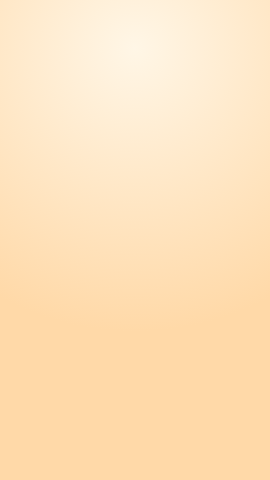
#> input picture art/export/bg/bg_ground.png, 270 x 480 px
$ python -i model-gen.py   (imports and definitions only)
#> lines starting #> are read from the running program, lines starting #| are printed output that depends on the picture
#!/usr/bin/env python3
# GENERATED by PrototypeFramework 0.4.2 from Documentation~/agent/tools/model-gen.py — do not edit here. Change it in the framework repo, then run Framework/Agent Docs/Sync (editor) or Tools/Build/pf-build.sh agentdocs.
# /// script
# requires-python = ">=3.9"
# dependencies = ["pillow"]
# ///
"""model-gen — a 3D model no design package supplies: an orthographic blueprint first, then a
Blender-built model authored against it.

The 3D sibling of `Tools/pf/asset-gen.py`, whose `codex exec` door it reuses. When to reach for it,
and what to do with the result: the `pf-model-gen` skill.

    python3 Tools/pf/model-gen.py blueprint        <request.json> [--variants N] [--dry-run]
    python3 Tools/pf/model-gen.py select-blueprint <request.json> <variant>
    python3 Tools/pf/model-gen.py build            <request.json> [--variants N] [--rounds N] [--dry-run]
    python3 Tools/pf/model-gen.py select           <request.json> <variant> [--round K] [--force]
    python3 Tools/pf/model-gen.py rebuild          <request.json>
    python3 Tools/pf/model-gen.py status           [<request.json>...] [--under DIR] [--md OUT]

  blueprint         Codex's built-in image_gen draws a 2x2 orthographic sheet (FRONT, RIGHT / BACK,
                    TOP) of the request's subject at its size and in its palette, once per variant.
                    Every variant is measured: four views, none crossing its cell, each view's
                    proportions against the requested size, one scale across the views.
  select-blueprint  Promote one variant to `<out>/blueprint.png` (+ `.gen.json`, status
                    pending-user-review). A person approving it is the model's design sign-off.
  build             Codex (read-only, no workspace) writes a Blender Python script against the selected
                    blueprint. The TOOL runs it in Blender headless (`model-gen-blender.py`), checks the
                    result (bounding box, pivot, triangle budget, palette materials, named parts),
                    exports FBX, renders the blueprint's four views and scores each silhouette against
                    the blueprint; the comparison goes back to Codex for the next round. One chain of
                    rounds per variant, chains in parallel.
  select            Promote a variant's best passing round to `<out>/`: build.py (the source),
                    `<id>.fbx`, views.png, hero.png, compare.png, model.gen.json (status
                    pending-user-review). --force takes a round that failed a check.
  rebuild           Re-run Blender on the committed `<out>/build.py`, after a hand edit or a harness
                    change. The script is deterministic, so the geometry is too; FBX bytes still differ
                    by the exporter's timestamp.
  status            One row per request: blueprint and model state, and whether the committed files
                    still match their provenance. --under keeps requests whose `out` is inside DIR;
                    --md writes the table (a design package's MODELS.md).

The DATA is the SKU's own, under `Tools/ModelGen/` (`MODELGEN_ROOT`), as `Tools/AssetGen/` is to
asset-gen: `requests/<id>.json` (reviewable), the selected files wherever a request's `out` points,
and `candidates/` (scratch, git-ignored by the tool itself).

What a generation is NOT:
  * deterministic. Neither the blueprint nor the script comes back the same twice, so the selected
    files are committed SOURCE and nothing regenerates them in CI. `rebuild` re-runs the committed
    script; it never asks a model again.
  * a finished decision. Both selections carry `status: pending-user-review` until a person
    approves them.
  * an import. Nothing is written under `Assets/`: importing the FBX (scale 1, materials remapped
    by their `M_<key>` names) is the consuming story's job.

Why the model only writes text: given write access, a model post-processes its own output without
saying so (asset-gen saw a silent `sips` resize). So Codex runs `-s read-only` from a temporary
directory outside the repo, its script comes back in its reply, and the tool screens it (imports,
builtins and bpy entry points outside geometry are refused) before Blender ever runs it.

Exit codes (CliConventions): 0 ok · 1 drift (no variant passed its checks; a committed file no longer
matches its provenance) · 2 error.

Request (`schema: model-gen-request/v1`), repo-relative paths:
    id           one path segment
    subject      what the model is, in a sentence or two: the blueprint prompt and the author brief
    size         {"width", "height", "length"} metres, the OVERALL bounding box (mirrors, bumpers and
                 wheels included). Unity axes: width = X, height = Y, length = Z (the front faces +Z)
    palette      {"key": "RRGGBB", ...}: the only colours; materials come out as M_<key>
    max_tris     the triangle budget, counted after bevels
    parts        optional [{"name", "note"}]: objects that must stay separate (they move) under exactly
                 these names, origin at their pivot
    references   optional [{"path", "role"}]: approved art the look follows (style only)
    notes        optional modelling guidance for both stages
    hero         optional {"pitch", "yaw"} degrees for the 3/4 render (default 30, 35)
    out          the directory `select-blueprint` and `select` write into
    consumer     optional: the story or file that imports the FBX (recorded)

Environment: MODELGEN_ROOT (default `Tools/ModelGen`, resolved from this script's location), BLENDER_BIN
(default: Blender.app on macOS, else `blender` on PATH), MODELGEN_MODEL (default: Codex's own),
MODELGEN_EFFORT (default medium), MODELGEN_TIMEOUT_S (default 900, per Codex call),
MODELGEN_BLENDER_TIMEOUT_S (default 300), MODELGEN_IOU_TARGET (default 0.88: a chain stops early once
every check passes at this mean silhouette match). The blueprint call is an asset-gen call: ASSETGEN_*
apply. Needs network: run it unsandboxed. A build takes minutes per round: run it in the background.
"""

import argparse
import ast
import concurrent.futures
import datetime
import importlib.util
import json
import os
import re
import shutil
import subprocess
import sys
import tempfile
import time
from pathlib import Path

HERE = Path(__file__).resolve().parent
ROOT = HERE.parent.parent
DATA = Path(os.environ.get("MODELGEN_ROOT", HERE.parent / "ModelGen")).resolve()
REQUESTS = DATA / "requests"
CANDIDATES = DATA / "candidates"
HARNESS = HERE / "model-gen-blender.py"

EXIT_OK, EXIT_DRIFT, EXIT_ERROR = 0, 1, 2
VIEWS = ("front", "right", "back", "top")  # the blueprint's cells, row by row
EXPECT = {"front": ("width", "height"), "right": ("length", "height"),
          "back": ("width", "height"), "top": ("width", "length")}
MASK_PX = 256
ASPECT_TOL = 0.15   # a blueprint view's proportions against the requested size
SCALE_TOL = 0.15    # the same extent measured in two views (a warning only)
ALLOWED_IMPORTS = {"bpy", "bmesh", "math", "mathutils"}
REFUSED_NAMES = {"open", "exec", "eval", "compile", "__import__", "globals", "locals", "vars",
                 "getattr", "setattr", "delattr", "input", "breakpoint", "exit", "quit", "help"}
REFUSED_CHAINS = ("bpy.ops", "bpy.app", "bpy.utils", "bpy.data.libraries", "bpy.data.texts", "bpy.data.images",
                  "bpy.data.materials", "bpy.context.preferences")


def _load_asset_gen():
    spec = importlib.util.spec_from_file_location("asset_gen", HERE / "asset-gen.py")
    module = importlib.util.module_from_spec(spec)
    spec.loader.exec_module(module)
    return module


# [1 line that did not run here, left out]


def die(msg):
    print(f"[model-gen] ERROR: {msg}", file=sys.stderr)
    sys.exit(EXIT_ERROR)


def say(msg):
    print(f"[model-gen] {msg}", flush=True)


def sha256(path):
    return ASSET_GEN.sha256(path)


def now():
    return datetime.datetime.now(datetime.timezone.utc).strftime("%Y-%m-%dT%H:%M:%SZ")


# [41 lines left out: functions rel, load_request, not called in this run]


def out_dir(req):
    return ROOT / req["out"]


def palette_lines(req):
    return "\n".join(f"- `{k}` = #{v.lstrip('#').upper()}" for k, v in req["palette"].items())


def size_line(req):
    s = req["size"]
    return f"{s['width']:g} m wide × {s['height']:g} m tall × {s['length']:g} m long"


def parts_lines(req):
    return "\n".join(f"- `{p['name']}`: {p.get('note', 'separate object, origin at its pivot')}"
                     for p in req.get("parts", [])) or "- none required"


# ── stage 1: the blueprint ──────────────────────────────────────────────────────────────────────


# [34 lines left out: function blueprint_prompt, not called in this run]


def bg_colour(im):
    """The colour of the image's outer 2% border: per channel, the median of the four strips' medians."""
    from PIL import ImageStat
    w, h = im.size
    m = max(2, min(w, h) // 50)
    strips = [im.crop(box).convert("RGB") for box in ((0, 0, w, m), (0, h - m, w, h), (0, 0, m, h), (w - m, 0, w, h))]
    medians = [ImageStat.Stat(strip).median for strip in strips]
    return tuple(sorted(md[c] for md in medians)[2] for c in range(3))


def fill_holes(mask):
    """Subject = everything the border cannot reach through background, so enclosed gaps count."""
    from PIL import Image, ImageDraw
    padded = Image.new("L", (mask.width + 2, mask.height + 2), 0)
    padded.paste(mask, (1, 1))
    padded = padded.point(lambda v: 0 if v else 255)  # background 255, subject 0
    ImageDraw.floodfill(padded, (0, 0), 128)
    return padded.crop((1, 1, mask.width + 1, mask.height + 1)).point(lambda v: 0 if v == 128 else 255)


def sheet_mask(cell, bg, tol=40):
    from PIL import Image, ImageChops
    small = cell.convert("RGB").resize((MASK_PX, MASK_PX), Image.BILINEAR)
    r, g, b = ImageChops.difference(small, Image.new("RGB", small.size, bg)).split()
    far = ImageChops.lighter(ImageChops.lighter(r, g), b).point(lambda v: 255 if v > tol else 0)
    return fill_holes(far)


# [5 lines left out: function render_mask, not called in this run]


def cells(im):
    w, h = im.size
    boxes = [(0, 0, w // 2, h // 2), (w // 2, 0, w, h // 2), (0, h // 2, w // 2, h), (w // 2, h // 2, w, h)]
    return [(view, im.crop(box)) for view, box in zip(VIEWS, boxes)]


def touches_edge(box, px=MASK_PX):
    return box[0] <= 1 or box[1] <= 1 or box[2] >= px - 1 or box[3] >= px - 1


def isolate_subject(mask):
    """(subject mask, the largest part touches the cell edge, spill count). A neighbouring view that
    strays across the grid line arrives as a separate edge-touching part: it is dropped, not measured."""
    from PIL import Image, ImageChops, ImageDraw
    work = mask.copy()
    pixels = work.load()
    parts, label = [], 1
    for y in range(work.height):
        for x in range(work.width):
            if pixels[x, y] == 255 and label < 255:
                ImageDraw.floodfill(work, (x, y), label)
                part = work.point(lambda v, lab=label: 255 if v == lab else 0)
                parts.append((part.histogram()[255], part.getbbox(), part))
                label += 1
    if not parts:
        return mask, False, 0
    parts.sort(key=lambda p: -p[0])
    largest = parts[0]
    keep = [largest] + [p for p in parts[1:] if not touches_edge(p[1])]
    subject = Image.new("L", mask.size, 0)
    for _, _, part in keep:
        subject = ImageChops.lighter(subject, part)
    return subject, touches_edge(largest[1]), len(parts) - len(keep)


def sheet_masks(png, notes=None):
#> called with png = '../../art/export/bg/bg_ground.png'
    from PIL import Image
    with Image.open(png) as im:
#> im is the input picture: PIL image 270x480 RGBA; mean R, G, B, A 255, 226.2, 187.8, 255
        im = im.convert("RGB")
#> im: PIL image 270x480 RGB
        bg = bg_colour(im)
#> in bg_colour, `strips = [im.crop(box).convert("RGB") for box in ((0, 0, w, m), (0, h ..`: strips = 4 items
#> in bg_colour, `medians = [ImageStat.Stat(strip).median for strip in strips]`: medians = [[255, 238, 212], [255, 217, 168], [255, 222, 179], [255, 222, 179]]
#> bg = (255, 222, 179)
        masks = {}
        for view, cell in cells(im):
#> in cells, `w, h = im.size`: w = 270; h = 480
#> in cells, `boxes = [(0, 0, w // 2, h // 2), (w // 2, 0, w, h // 2), (0, h // 2, w..`: boxes = [(0, 0, 135, 240), (135, 0, 270, 240), (0, 240, 135, 480), (135, 240, 270, 480)]
            subject, crosses, spill = isolate_subject(sheet_mask(cell, bg))
            masks[view] = subject
            if notes is not None:
                notes[view] = {"crosses": crosses, "spill": spill}
#> this loop made 4 passes
#> pass 1, in sheet_mask, `small = cell.convert("RGB").resize((MASK_PX, MASK_PX), Image.BILINEAR)`:
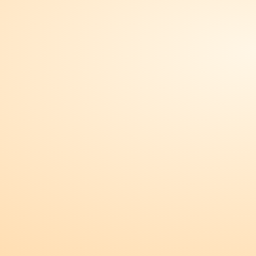
#> small: PIL image 256x256 RGB; mean R, G, B 255, 234.1, 204.6
#> pass 1, in sheet_mask, `r, g, b = ImageChops.difference(small, Image.new("RGB", small.size, bg..`:
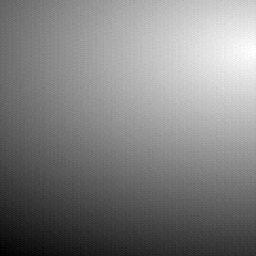
#> g: PIL image 256x256 L; min 0, max 24, mean 12.1; drawn with min black and max white
#> pass 1, in sheet_mask, `r, g, b = ImageChops.difference(small, Image.new("RGB", small.size, bg..`:
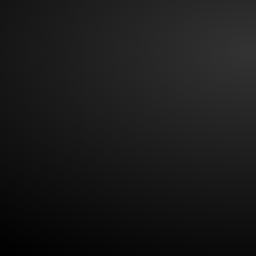
#> b: PIL image 256x256 L; min 0, max 51, mean 25.6
#> after the loop, masks = 4 items
        return bg, masks


def spread(values):
    values = [v for v in values if v]
    return round(max(values) / min(values) - 1, 3) if len(values) > 1 else 0.0


# [39 lines left out: function analyze_blueprint, not called in this run]


def asset_gen_request(req, prompt):
    return {"id": req["id"], "mode": "generate", "prompt": prompt, "references": req.get("references", [])}


# [76 lines left out: functions cmd_blueprint, cmd_select_blueprint, mg_api, not called in this run]


AUTHOR_BRIEF = """You are modelling ONE low-poly 3D game asset by writing a Blender 5.2 Python script.
A tool runs your script headless, measures the result against the hard checks below, exports FBX
for Unity and renders it from the blueprint's four views. You never see Blender: only this brief, the
images, and (after round 1) what the tool measured.

Reply with exactly ONE fenced ```python block holding the COMPLETE script, and nothing after it. Do
not run shell commands and do not try to read or write files: you have no workspace, and the tool
runs the script itself.

## How to model it
- Silhouette first. The model is read from a high game camera at a distance: chunky, stylised toy
  proportions, big readable shapes, a few purposeful details. Spend triangles on the outline the
  views show, not on faces nobody sees.
- Build from the `mg` helpers (in scope, no import) and plain bmesh/mathutils where a shape needs it.
  Allowed imports: bpy, bmesh, math, mathutils — nothing else. No file, OS, network or randomness;
  no bpy.ops calls, no bpy.data.materials (use mg.color), no bpy.app/bpy.utils. The tool refuses a
  script that tries, before running it.
- Hard checks, all required: the overall bounding box (±3%), the ground and centre pivot, the
  triangle budget, every face on a palette material via mg.color, the required parts present under
  their exact names. Mirrors, bumpers and wheels count toward the bounding box.
- When the blueprint and the bounding box disagree, the bounding box wins; follow the blueprint's
  shapes, part layout and colours inside it.
- Bevel the big edges a little (it reads as a toy, not a crate); leave small details sharp.
- A part that moves (wheel, brush, fan, door) is its own object, origin at its pivot, never joined.
  Join static detail with mg.join so it is one draw.
"""


# [105 lines left out: functions author_prompt, author_images, author_argv, run_author, not called in this run]


def extract_script(reply):
    blocks = re.findall(r"```(?:python|py)?[ \t]*\n(.*?)```", reply or "", re.S)
    return blocks[-1].strip() + "\n" if blocks else None


# [448 lines left out: functions dotted, script_guard, blender_bin, harness_spec, run_blender, shape_iou and 14 more, not called in this run]


# [2 lines not run here, left out]

>>> result = sheet_masks('../../art/export/bg/bg_ground.png')
